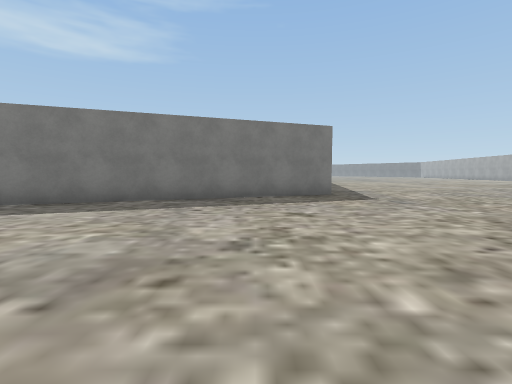
view 1 (above)

23 first-person views from a walk through a Unity game level. The camera is 1.3 m above the floor, tilts 4° down and sees 85° across. The floor is counted in squares, 2 m on a side. Each view is taken from the middle of a square. On the plan, view 1 faces up. The plan holds only what a view shows up to about 9 squares ahead; the rest is blank. The place goes on beyond the plan. Some surface patterns are stand-ins.

view 2
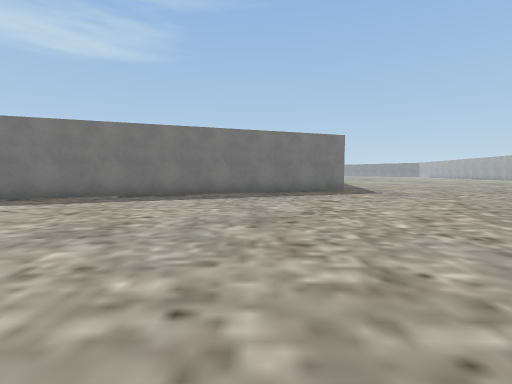

view 3
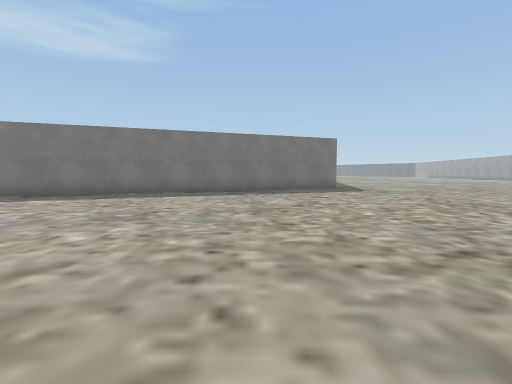

view 4
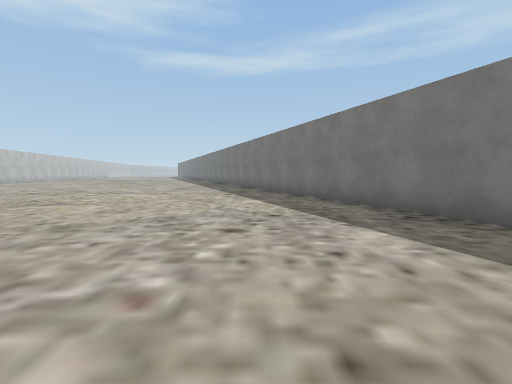

view 5
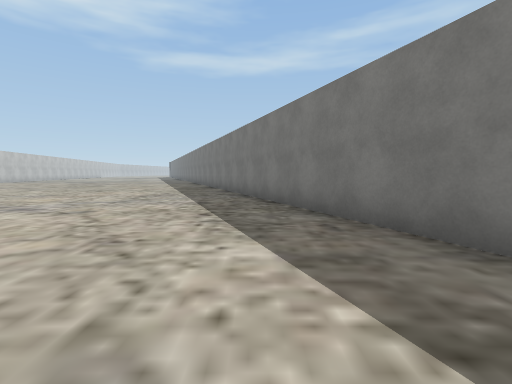

view 6
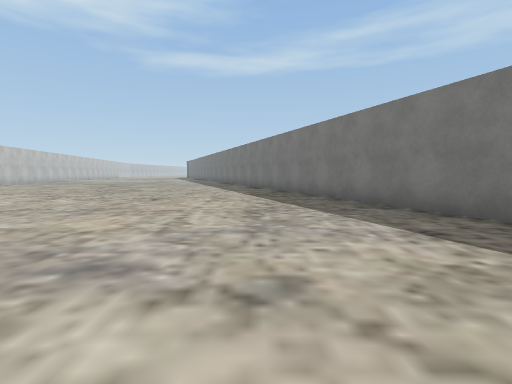

view 7
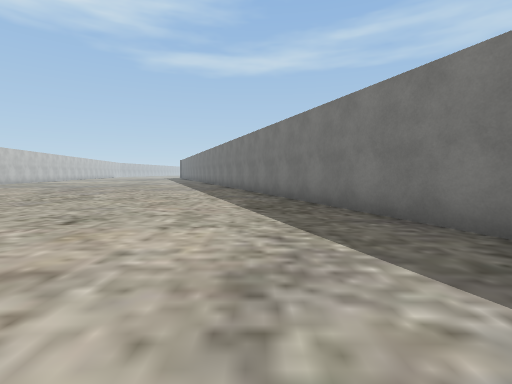

view 8
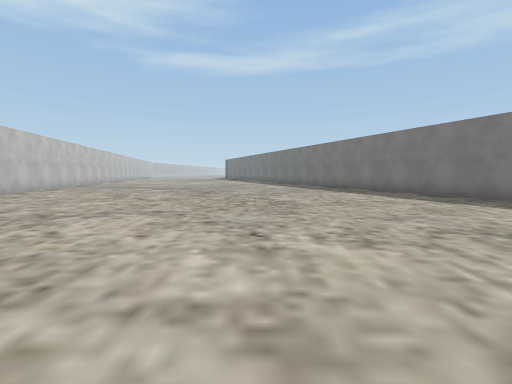

view 9
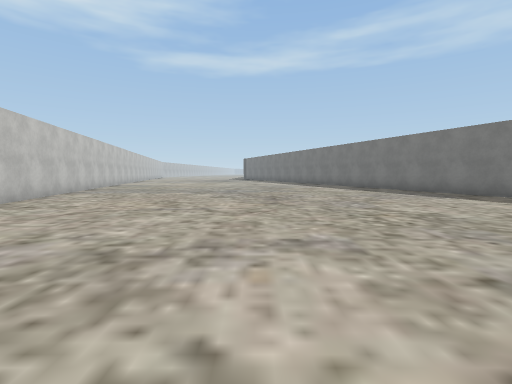

view 10
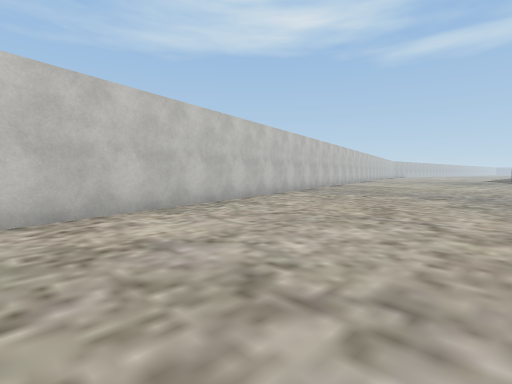

view 11
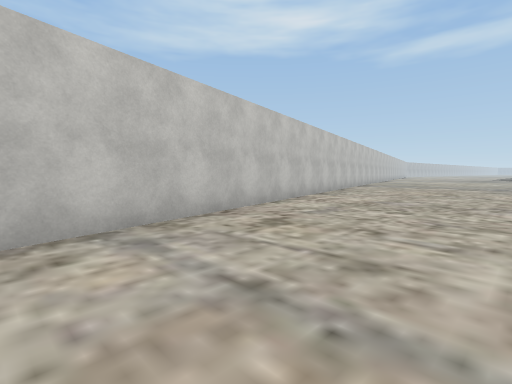

view 12
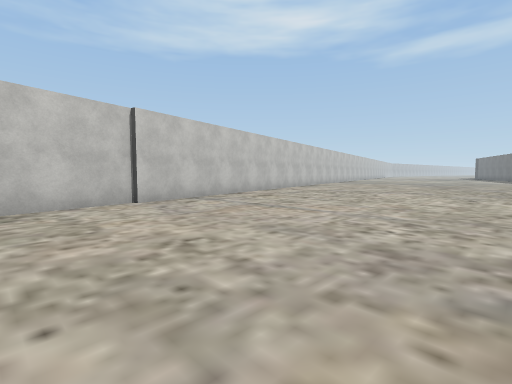

view 13
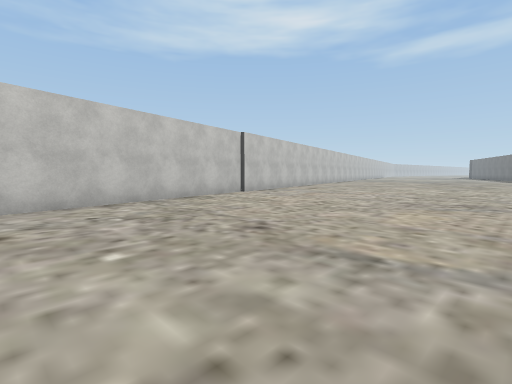

view 14
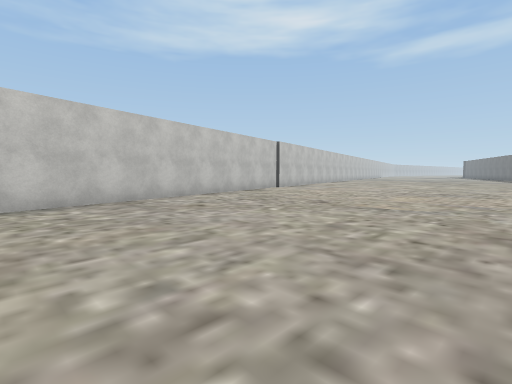

view 15
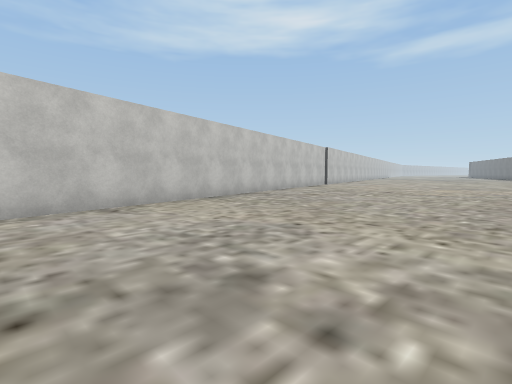

view 16
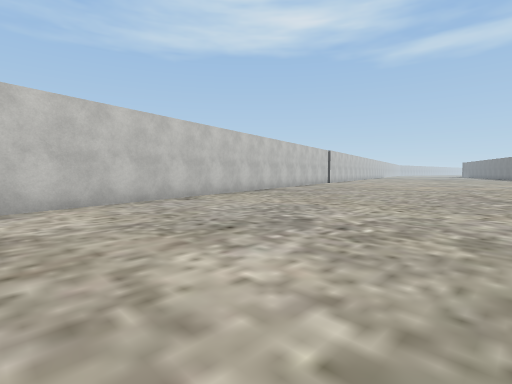

view 17
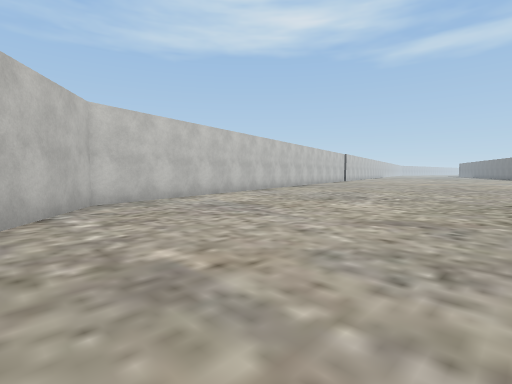

view 18
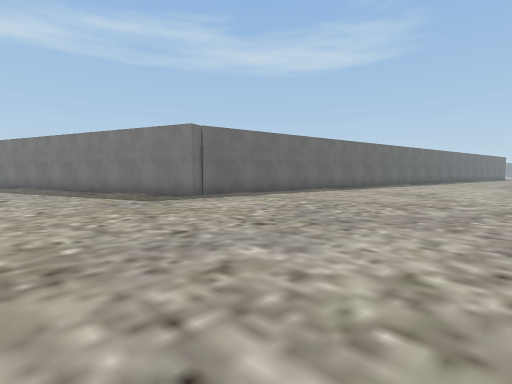

view 19
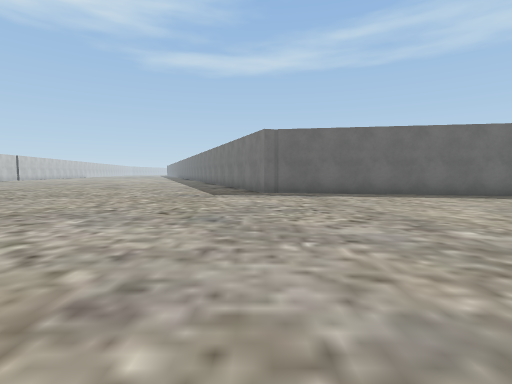

view 20
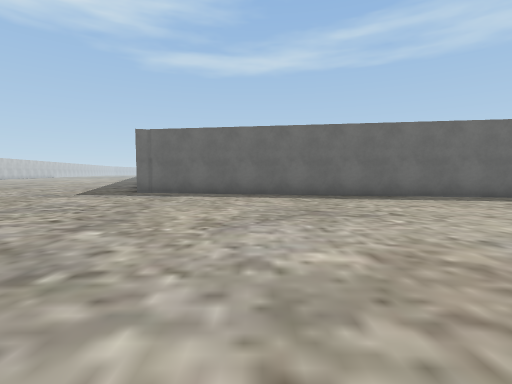

view 21
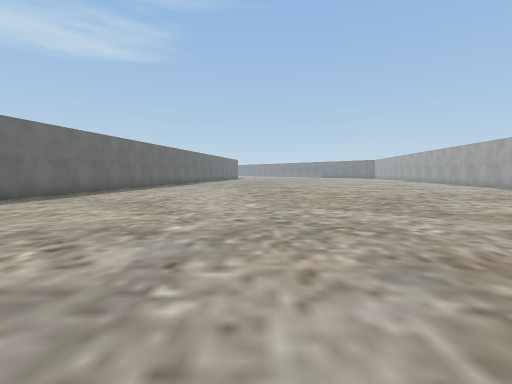

view 22
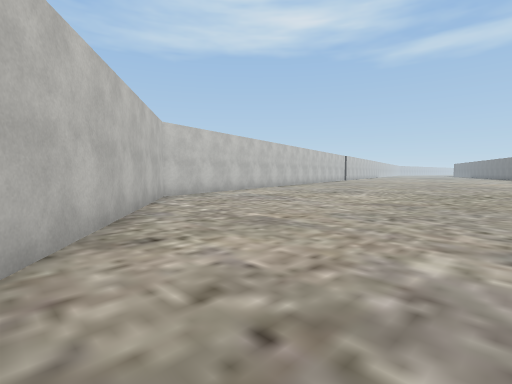

view 23
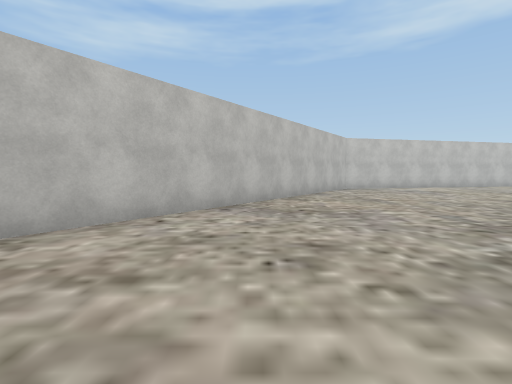

### Floor plan
Points are (right, up) in squares from view 1. A wall is a line through its corners. A room is listed if a view was taken in it or the views show most of it. See-through windows are left out.
Room 1 (views 1, 2, 3, 4, 5, 6, 7, 8, 9, 10, 11, 12, 13, 14, 15, 16, 17, 18, 19, 20, 21, 22, 23)
walls: (3.5, 16.6) (2.1, 8.5) (2.2, 8.3) (-25, -2.1); (-25, -14.1) (6.4, -7.1) (12.5, 1.3)

Positions as (right, up) in squares from view 1, and headings:
1: (0, 0), facing up
2: (-1, -2), facing up
3: (-1, -3), facing up
4: (-3, 2), facing left
5: (-7, 2), facing left
6: (-10, -1), facing left
7: (-13, -1), facing left
8: (-14, -6), facing left
9: (-16, -8), facing left
10: (-17, -8), facing down-left
11: (-12, -8), facing down-left
12: (-9, -5), facing down-left
13: (-5, -4), facing down-left
14: (-2, -3), facing down-left
15: (2, -3), facing down-left
16: (4, -2), facing down-left
17: (8, -1), facing down-left
18: (9, 4), facing up-left
19: (11, 8), facing left
20: (11, 12), facing left
21: (9, 7), facing up
22: (10, 0), facing down-left
23: (10, 4), facing down
